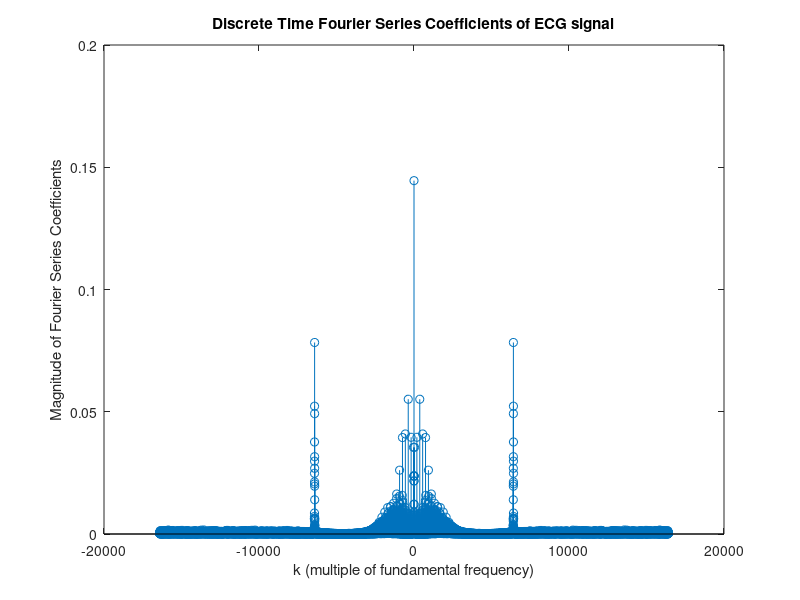
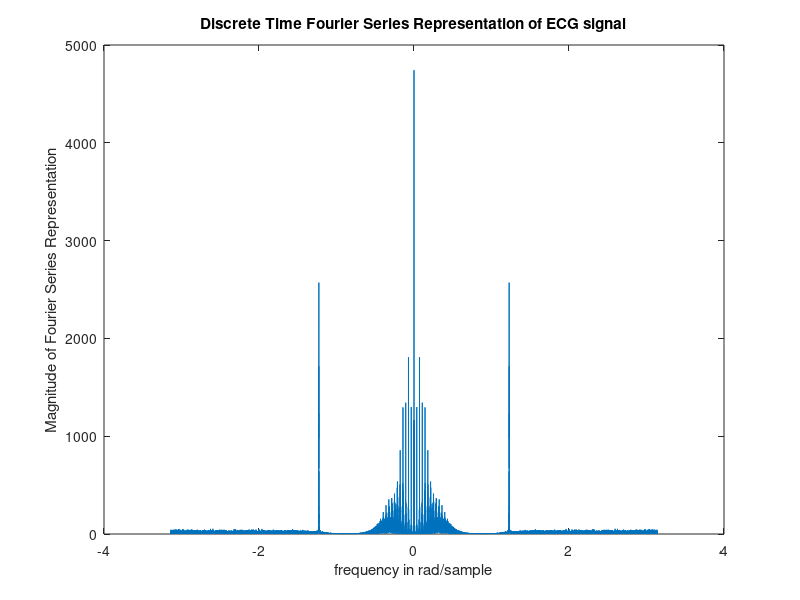
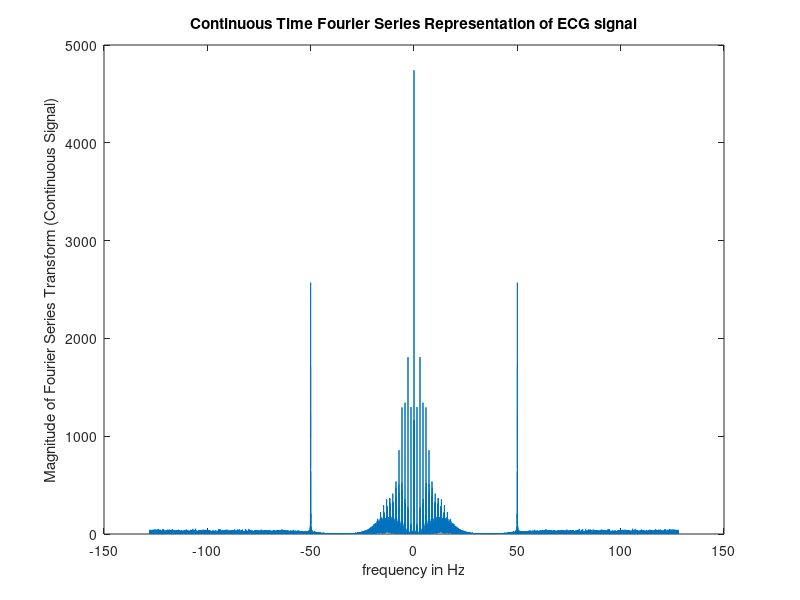
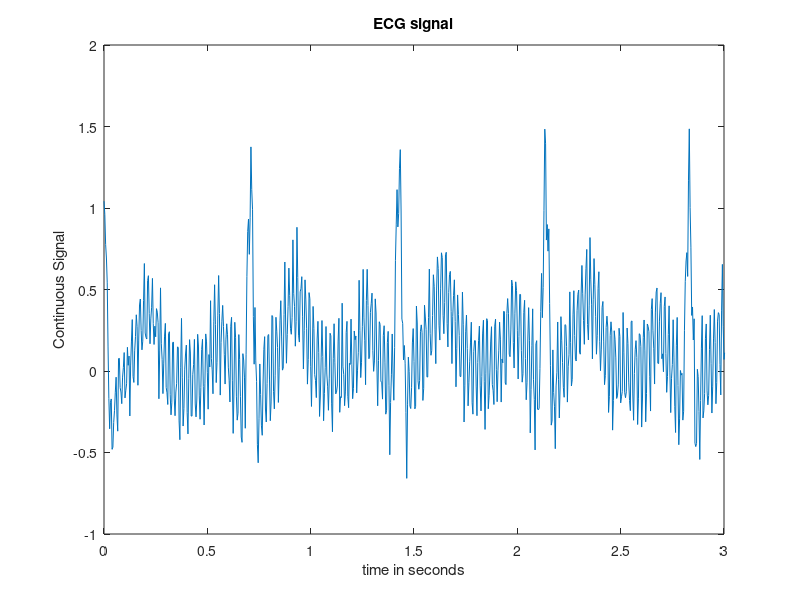

Write the MATLAB code that produced these figures, in order.
% Written by Tan Jin Chun
% Last Modified : 3/9/2021
% Lab04T01

clear all;close all;clc

%% Question 1
% Loading the signals
% Sampled at 256 samples/second
load ECG.mat;

%% Question 2
% Question 2(a)
% Getting the length of the signal
N = length(ECG);

% Computing the discrete time Fourier Series Coefficient
% Use the fft() function
X1 = (1/N)*fft(ECG);
X = fft(ECG);

% Figure X1
% Plotting the magnitude of the fourier coefficient 
figure;

% Plotting the magnitude
stem(-floor(N/2):(N-1-floor(N/2)), fftshift(abs(X1)));

% Labelling the graph
title("Discrete Time Fourier Series Coefficients of ECG signal");
xlabel("k (multiple of fundamental frequency)");
ylabel("Magnitude of Fourier Series Coefficients");

% Question 2(b)
% Plotting the representation of the discrete time Fourier transform
omega = (-floor(N/2):(N-1-floor(N/2)))*(2*pi/N);

% New figure
figure;
plot(omega, fftshift(abs(X)));
title("Discrete Time Fourier Series Representation of ECG signal");
xlabel("frequency in rad/sample");
ylabel("Magnitude of Fourier Series Representation");

% Question 2(c)
% Updated Omega value
Fs = 256;
omega = (-floor(N/2):(N-1-floor(N/2)))*(Fs/N);

% New figure
figure;
plot(omega, fftshift(abs(X)));
title("Continuous Time Fourier Series Representation of ECG signal");
xlabel("frequency in Hz");
ylabel("Magnitude of Fourier Series Transform (Continuous Signal)");

%% Question 3
% The power line frequency is -50,0 and 50

%% Question 4
% Plotting the signal in the time domain that shows the signal well
% Getting the time domain
t = (0:length(ECG)-1) / Fs;

% Plotting the signal
figure;
plot(t,ECG);

% Setting the xlimit from 0 to 3 seconds
xlim([0 3]);

% Setting the labelling
xlabel("time in seconds");
ylabel("Continuous Signal");
title("ECG signal");
